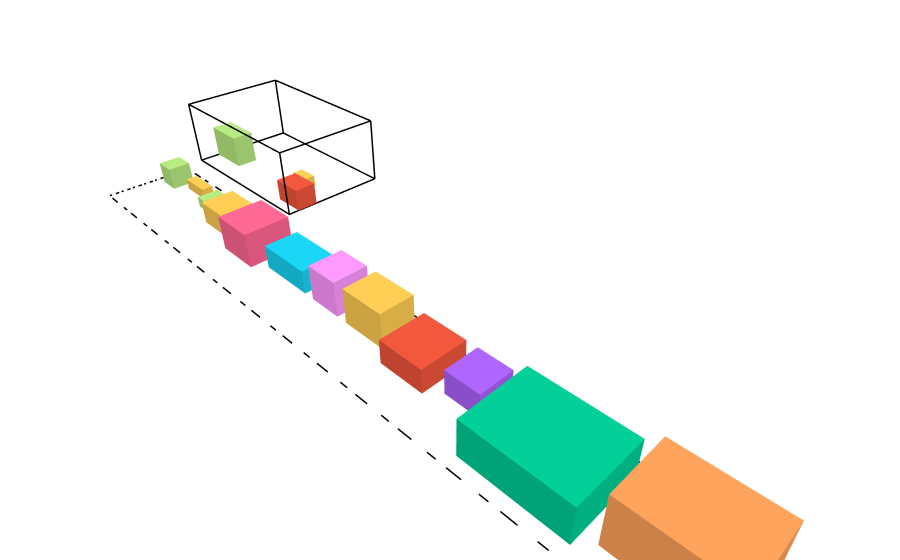

This figure's notebook cell:
### Markdown cell above
## **Pengujian 2**

Dalam pengujian kedua, akan digunakan dataset berikut dengan $1$ truk dan $19$ paket.

### Code cell
trucks_2 = [
   Truck("T1", 10, 16, 6, 250)
]
packages_2 = [
   Package("A1", 2, 2, 2, 90, 8, False, 1),
   Package("A2", 2, 3, 2, 85, 10, False, 2),
   Package("A3", 1, 3, 1, 70, 5, True, 1),
   Package("A4", 2, 2, 1, 65, 6, False, 3),
   
   Package("B1", 3, 4, 2, 100, 18, False, 4),
   Package("B2", 4, 4, 3, 110, 22, False, 2),
   Package("B3", 3, 5, 2, 95, 20, True, 3),
   Package("B4", 4, 3, 2, 85, 16, False, 5),
   Package("B5", 3, 3, 3, 90, 19, False, 1),
   
   Package("H1", 3, 4, 3, 160, 45, False, 2),
   Package("H2", 4, 4, 2, 140, 38, False, 6),
   Package("H3", 3, 3, 2, 120, 32, True, 1),
   
   Package("T1", 6, 8, 3, 35, 42, False, 7),
   Package("T2", 5, 7, 4, 30, 38, False, 6),
   
   Package("S1", 1, 1, 1, 25, 2, False, 1),
   Package("S2", 1, 2, 1, 30, 3, False, 2),
   Package("S3", 2, 1, 1, 28, 3, True, 4),
   Package("S4", 1, 1, 2, 20, 2, False, 3),
   Package("S5", 2, 2, 1, 35, 4, False, 5)
]

initial_state_2 = State(packages_2, trucks_2, init="random_feasible")
draw_state(initial_state_2)

### Figure 1 — Plotly figure (JSON) as saved in the notebook; plotly's stock layout.template omitted (floating-point values rounded to 4 significant figures)
{"data": [{"hovertemplate": "%{hovertext}<extra></extra>", "hovertext": ["<b>ID:</b> T1<br><b>Size:</b> 10x16x6<br><b>Max_Capacity:</b> 250<br>", "<b>ID:</b> T1<br><b>Size:</b> 10x16x6<br><b>Max_Capacity:</b> 250<br>", "<b>ID:</b> T1<br><b>Size:</b> 10x16x6<br><b>Max_Capacity:</b> 250<br>", "<b>ID:</b> T1<br><b>Size:</b> 10x16x6<br><b>Max_Capacity:</b> 250<br>", "<b>ID:</b> T1<br><b>Size:</b> 10x16x6<br><b>Max_Capacity:</b> 250<br>", "<b>ID:</b> T1<br><b>Size:</b> 10x16x6<br><b>Max_Capacity:</b> 250<br>", "<b>ID:</b> T1<br><b>Size:</b> 10x16x6<br><b>Max_Capacity:</b> 250<br>", "<b>ID:</b> T1<br><b>Size:</b> 10x16x6<br><b>Max_Capacity:</b> 250<br>", "<b>ID:</b> T1<br><b>Size:</b> 10x16x6<br><b>Max_Capacity:</b> 250<br>", "<b>ID:</b> T1<br><b>Size:</b> 10x16x6<br><b>Max_Capacity:</b> 250<br>", "<b>ID:</b> T1<br><b>Size:</b> 10x16x6<br><b>Max_Capacity:</b> 250<br>", "<b>ID:</b> T1<br><b>Size:</b> 10x16x6<br><b>Max_Capacity:</b> 250<br>", "<b>ID:</b> T1<br><b>Size:</b> 10x16x6<br><b>Max_Capacity:</b> 250<br>", "<b>ID:</b> T1<br><b>Size:</b> 10x16x6<br><b>Max_Capacity:</b> 250<br>", "<b>ID:</b> T1<br><b>Size:</b> 10x16x6<br><b>Max_Capacity:</b> 250<br>", "<b>ID:</b> T1<br><b>Size:</b> 10x16x6<br><b>Max_Capacity:</b> 250<br>", "<b>ID:</b> T1<br><b>Size:</b> 10x16x6<br><b>Max_Capacity:</b> 250<br>", "<b>ID:</b> T1<br><b>Size:</b> 10x16x6<br><b>Max_Capacity:</b> 250<br>", "<b>ID:</b> T1<br><b>Size:</b> 10x16x6<br><b>Max_Capacity:</b> 250<br>", "<b>ID:</b> T1<br><b>Size:</b> 10x16x6<br><b>Max_Capacity:</b> 250<br>", "<b>ID:</b> T1<br><b>Size:</b> 10x16x6<br><b>Max_Capacity:</b> 250<br>", "<b>ID:</b> T1<br><b>Size:</b> 10x16x6<br><b>Max_Capacity:</b> 250<br>", "<b>ID:</b> T1<br><b>Size:</b> 10x16x6<br><b>Max_Capacity:</b> 250<br>", "<b>ID:</b> T1<br><b>Size:</b> 10x16x6<br><b>Max_Capacity:</b> 250<br>"], "line": {"color": "black", "width": 3}, "mode": "lines", "name": "Truck T1", "showlegend": false, "type": "scatter3d", "x": [0, 10, 10, 0, 0, null, 0, 10, 10, 0, 0, null, 0, 0, null, 10, 10, null, 10, 10, null, 0, 0, null], "y": [0, 0, 16, 16, 0, null, 0, 0, 16, 16, 0, null, 0, 0, null, 0, 0, null, 16, 16, null, 16, 16, null], "z": [0, 0, 0, 0, 0, null, 6, 6, 6, 6, 6, null, 0, 6, null, 0, 6, null, 0, 6, null, 0, 6, null]}, {"alphahull": 0, "color": "#EF553B", "flatshading": true, "hovertemplate": "%{hovertext}<extra></extra>", "hovertext": ["<b>ID:</b> A2<br><b>Position:</b> (7, 13, 0)<br><b>Size:</b> 2x3x2<br><b>Value:</b> 85<br><b>Weight:</b> 10<br><b>Is_Fragile:</b> False<br><b>ETA:</b> 2", "<b>ID:</b> A2<br><b>Position:</b> (7, 13, 0)<br><b>Size:</b> 2x3x2<br><b>Value:</b> 85<br><b>Weight:</b> 10<br><b>Is_Fragile:</b> False<br><b>ETA:</b> 2", "<b>ID:</b> A2<br><b>Position:</b> (7, 13, 0)<br><b>Size:</b> 2x3x2<br><b>Value:</b> 85<br><b>Weight:</b> 10<br><b>Is_Fragile:</b> False<br><b>ETA:</b> 2", "<b>ID:</b> A2<br><b>Position:</b> (7, 13, 0)<br><b>Size:</b> 2x3x2<br><b>Value:</b> 85<br><b>Weight:</b> 10<br><b>Is_Fragile:</b> False<br><b>ETA:</b> 2", "<b>ID:</b> A2<br><b>Position:</b> (7, 13, 0)<br><b>Size:</b> 2x3x2<br><b>Value:</b> 85<br><b>Weight:</b> 10<br><b>Is_Fragile:</b> False<br><b>ETA:</b> 2", "<b>ID:</b> A2<br><b>Position:</b> (7, 13, 0)<br><b>Size:</b> 2x3x2<br><b>Value:</b> 85<br><b>Weight:</b> 10<br><b>Is_Fragile:</b> False<br><b>ETA:</b> 2", "<b>ID:</b> A2<br><b>Position:</b> (7, 13, 0)<br><b>Size:</b> 2x3x2<br><b>Value:</b> 85<br><b>Weight:</b> 10<br><b>Is_Fragile:</b> False<br><b>ETA:</b> 2", "<b>ID:</b> A2<br><b>Position:</b> (7, 13, 0)<br><b>Size:</b> 2x3x2<br><b>Value:</b> 85<br><b>Weight:</b> 10<br><b>Is_Fragile:</b> False<br><b>ETA:</b> 2"], "name": "Package A2", "opacity": 1, "showlegend": false, "type": "mesh3d", "x": [7, 9, 9, 7, 7, 9, 9, 7], "y": [13, 13, 16, 16, 13, 13, 16, 16], "z": [0, 0, 0, 0, 2, 2, 2, 2]}, {"alphahull": 0, "color": "#B6E880", "flatshading": true, "hovertemplate": "%{hovertext}<extra></extra>", "hovertext": ["<b>ID:</b> B4<br><b>Position:</b> (6, 0, 0)<br><b>Size:</b> 2x4x3<br><b>Value:</b> 85<br><b>Weight:</b> 16<br><b>Is_Fragile:</b> False<br><b>ETA:</b> 5", "<b>ID:</b> B4<br><b>Position:</b> (6, 0, 0)<br><b>Size:</b> 2x4x3<br><b>Value:</b> 85<br><b>Weight:</b> 16<br><b>Is_Fragile:</b> False<br><b>ETA:</b> 5", "<b>ID:</b> B4<br><b>Position:</b> (6, 0, 0)<br><b>Size:</b> 2x4x3<br><b>Value:</b> 85<br><b>Weight:</b> 16<br><b>Is_Fragile:</b> False<br><b>ETA:</b> 5", "<b>ID:</b> B4<br><b>Position:</b> (6, 0, 0)<br><b>Size:</b> 2x4x3<br><b>Value:</b> 85<br><b>Weight:</b> 16<br><b>Is_Fragile:</b> False<br><b>ETA:</b> 5", "<b>ID:</b> B4<br><b>Position:</b> (6, 0, 0)<br><b>Size:</b> 2x4x3<br><b>Value:</b> 85<br><b>Weight:</b> 16<br><b>Is_Fragile:</b> False<br><b>ETA:</b> 5", "<b>ID:</b> B4<br><b>Position:</b> (6, 0, 0)<br><b>Size:</b> 2x4x3<br><b>Value:</b> 85<br><b>Weight:</b> 16<br><b>Is_Fragile:</b> False<br><b>ETA:</b> 5", "<b>ID:</b> B4<br><b>Position:</b> (6, 0, 0)<br><b>Size:</b> 2x4x3<br><b>Value:</b> 85<br><b>Weight:</b> 16<br><b>Is_Fragile:</b> False<br><b>ETA:</b> 5", "<b>ID:</b> B4<br><b>Position:</b> (6, 0, 0)<br><b>Size:</b> 2x4x3<br><b>Value:</b> 85<br><b>Weight:</b> 16<br><b>Is_Fragile:</b> False<br><b>ETA:</b> 5"], "name": "Package B4", "opacity": 1, "showlegend": false, "type": "mesh3d", "x": [6, 8, 8, 6, 6, 8, 8, 6], "y": [0, 0, 4, 4, 0, 0, 4, 4], "z": [0, 0, 0, 0, 3, 3, 3, 3]}, {"alphahull": 0, "color": "#FECB52", "flatshading": true, "hovertemplate": "%{hovertext}<extra></extra>", "hovertext": ["<b>ID:</b> S3<br><b>Position:</b> (5, 11, 0)<br><b>Size:</b> 1x2x1<br><b>Value:</b> 28<br><b>Weight:</b> 3<br><b>Is_Fragile:</b> True<br><b>ETA:</b> 4", "<b>ID:</b> S3<br><b>Position:</b> (5, 11, 0)<br><b>Size:</b> 1x2x1<br><b>Value:</b> 28<br><b>Weight:</b> 3<br><b>Is_Fragile:</b> True<br><b>ETA:</b> 4", "<b>ID:</b> S3<br><b>Position:</b> (5, 11, 0)<br><b>Size:</b> 1x2x1<br><b>Value:</b> 28<br><b>Weight:</b> 3<br><b>Is_Fragile:</b> True<br><b>ETA:</b> 4", "<b>ID:</b> S3<br><b>Position:</b> (5, 11, 0)<br><b>Size:</b> 1x2x1<br><b>Value:</b> 28<br><b>Weight:</b> 3<br><b>Is_Fragile:</b> True<br><b>ETA:</b> 4", "<b>ID:</b> S3<br><b>Position:</b> (5, 11, 0)<br><b>Size:</b> 1x2x1<br><b>Value:</b> 28<br><b>Weight:</b> 3<br><b>Is_Fragile:</b> True<br><b>ETA:</b> 4", "<b>ID:</b> S3<br><b>Position:</b> (5, 11, 0)<br><b>Size:</b> 1x2x1<br><b>Value:</b> 28<br><b>Weight:</b> 3<br><b>Is_Fragile:</b> True<br><b>ETA:</b> 4", "<b>ID:</b> S3<br><b>Position:</b> (5, 11, 0)<br><b>Size:</b> 1x2x1<br><b>Value:</b> 28<br><b>Weight:</b> 3<br><b>Is_Fragile:</b> True<br><b>ETA:</b> 4", "<b>ID:</b> S3<br><b>Position:</b> (5, 11, 0)<br><b>Size:</b> 1x2x1<br><b>Value:</b> 28<br><b>Weight:</b> 3<br><b>Is_Fragile:</b> True<br><b>ETA:</b> 4"], "name": "Package S3", "opacity": 1, "showlegend": false, "type": "mesh3d", "x": [5, 6, 6, 5, 5, 6, 6, 5], "y": [11, 11, 13, 13, 11, 11, 13, 13], "z": [0, 0, 0, 0, 1, 1, 1, 1]}, {"alphahull": 0, "color": "#B6E880", "flatshading": true, "hovertemplate": "%{hovertext}<extra></extra>", "hovertext": ["<b>ID:</b> A1<br><b>Position:</b> (1.0, 1, 0)<br><b>Size:</b> 2x2x2<br><b>Value:</b> 90<br><b>Weight:</b> 8<br><b>Is_Fragile:</b> False<br><b>ETA:</b> 1", "<b>ID:</b> A1<br><b>Position:</b> (1.0, 1, 0)<br><b>Size:</b> 2x2x2<br><b>Value:</b> 90<br><b>Weight:</b> 8<br><b>Is_Fragile:</b> False<br><b>ETA:</b> 1", "<b>ID:</b> A1<br><b>Position:</b> (1.0, 1, 0)<br><b>Size:</b> 2x2x2<br><b>Value:</b> 90<br><b>Weight:</b> 8<br><b>Is_Fragile:</b> False<br><b>ETA:</b> 1", "<b>ID:</b> A1<br><b>Position:</b> (1.0, 1, 0)<br><b>Size:</b> 2x2x2<br><b>Value:</b> 90<br><b>Weight:</b> 8<br><b>Is_Fragile:</b> False<br><b>ETA:</b> 1", "<b>ID:</b> A1<br><b>Position:</b> (1.0, 1, 0)<br><b>Size:</b> 2x2x2<br><b>Value:</b> 90<br><b>Weight:</b> 8<br><b>Is_Fragile:</b> False<br><b>ETA:</b> 1", "<b>ID:</b> A1<br><b>Position:</b> (1.0, 1, 0)<br><b>Size:</b> 2x2x2<br><b>Value:</b> 90<br><b>Weight:</b> 8<br><b>Is_Fragile:</b> False<br><b>ETA:</b> 1", "<b>ID:</b> A1<br><b>Position:</b> (1.0, 1, 0)<br><b>Size:</b> 2x2x2<br><b>Value:</b> 90<br><b>Weight:</b> 8<br><b>Is_Fragile:</b> False<br><b>ETA:</b> 1", "<b>ID:</b> A1<br><b>Position:</b> (1.0, 1, 0)<br><b>Size:</b> 2x2x2<br><b>Value:</b> 90<br><b>Weight:</b> 8<br><b>Is_Fragile:</b> False<br><b>ETA:</b> 1"], "name": "Package A1", "opacity": 1, "showlegend": false, "type": "mesh3d", "x": [13, 15, 15, 13, 13, 15, 15, 13], "y": [2, 2, 4, 4, 2, 2, 4, 4], "z": [0, 0, 0, 0, 2, 2, 2, 2]}, {"alphahull": 0, "color": "#FECB52", "flatshading": true, "hovertemplate": "%{hovertext}<extra></extra>", "hovertext": ["<b>ID:</b> A3<br><b>Position:</b> (1.0, 4, 0)<br><b>Size:</b> 1x3x1<br><b>Value:</b> 70<br><b>Weight:</b> 5<br><b>Is_Fragile:</b> True<br><b>ETA:</b> 1", "<b>ID:</b> A3<br><b>Position:</b> (1.0, 4, 0)<br><b>Size:</b> 1x3x1<br><b>Value:</b> 70<br><b>Weight:</b> 5<br><b>Is_Fragile:</b> True<br><b>ETA:</b> 1", "<b>ID:</b> A3<br><b>Position:</b> (1.0, 4, 0)<br><b>Size:</b> 1x3x1<br><b>Value:</b> 70<br><b>Weight:</b> 5<br><b>Is_Fragile:</b> True<br><b>ETA:</b> 1", "<b>ID:</b> A3<br><b>Position:</b> (1.0, 4, 0)<br><b>Size:</b> 1x3x1<br><b>Value:</b> 70<br><b>Weight:</b> 5<br><b>Is_Fragile:</b> True<br><b>ETA:</b> 1", "<b>ID:</b> A3<br><b>Position:</b> (1.0, 4, 0)<br><b>Size:</b> 1x3x1<br><b>Value:</b> 70<br><b>Weight:</b> 5<br><b>Is_Fragile:</b> True<br><b>ETA:</b> 1", "<b>ID:</b> A3<br><b>Position:</b> (1.0, 4, 0)<br><b>Size:</b> 1x3x1<br><b>Value:</b> 70<br><b>Weight:</b> 5<br><b>Is_Fragile:</b> True<br><b>ETA:</b> 1", "<b>ID:</b> A3<br><b>Position:</b> (1.0, 4, 0)<br><b>Size:</b> 1x3x1<br><b>Value:</b> 70<br><b>Weight:</b> 5<br><b>Is_Fragile:</b> True<br><b>ETA:</b> 1", "<b>ID:</b> A3<br><b>Position:</b> (1.0, 4, 0)<br><b>Size:</b> 1x3x1<br><b>Value:</b> 70<br><b>Weight:</b> 5<br><b>Is_Fragile:</b> True<br><b>ETA:</b> 1"], "name": "Package A3", "opacity": 1, "showlegend": false, "type": "mesh3d", "x": [13, 14, 14, 13, 13, 14, 14, 13], "y": [5, 5, 8, 8, 5, 5, 8, 8], "z": [0, 0, 0, 0, 1, 1, 1, 1]}, {"alphahull": 0, "color": "#B6E880", "flatshading": true, "hovertemplate": "%{hovertext}<extra></extra>", "hovertext": ["<b>ID:</b> A4<br><b>Position:</b> (1.0, 8, 0)<br><b>Size:</b> 2x2x1<br><b>Value:</b> 65<br><b>Weight:</b> 6<br><b>Is_Fragile:</b> False<br><b>ETA:</b> 3", "<b>ID:</b> A4<br><b>Position:</b> (1.0, 8, 0)<br><b>Size:</b> 2x2x1<br><b>Value:</b> 65<br><b>Weight:</b> 6<br><b>Is_Fragile:</b> False<br><b>ETA:</b> 3", "<b>ID:</b> A4<br><b>Position:</b> (1.0, 8, 0)<br><b>Size:</b> 2x2x1<br><b>Value:</b> 65<br><b>Weight:</b> 6<br><b>Is_Fragile:</b> False<br><b>ETA:</b> 3", "<b>ID:</b> A4<br><b>Position:</b> (1.0, 8, 0)<br><b>Size:</b> 2x2x1<br><b>Value:</b> 65<br><b>Weight:</b> 6<br><b>Is_Fragile:</b> False<br><b>ETA:</b> 3", "<b>ID:</b> A4<br><b>Position:</b> (1.0, 8, 0)<br><b>Size:</b> 2x2x1<br><b>Value:</b> 65<br><b>Weight:</b> 6<br><b>Is_Fragile:</b> False<br><b>ETA:</b> 3", "<b>ID:</b> A4<br><b>Position:</b> (1.0, 8, 0)<br><b>Size:</b> 2x2x1<br><b>Value:</b> 65<br><b>Weight:</b> 6<br><b>Is_Fragile:</b> False<br><b>ETA:</b> 3", "<b>ID:</b> A4<br><b>Position:</b> (1.0, 8, 0)<br><b>Size:</b> 2x2x1<br><b>Value:</b> 65<br><b>Weight:</b> 6<br><b>Is_Fragile:</b> False<br><b>ETA:</b> 3", "<b>ID:</b> A4<br><b>Position:</b> (1.0, 8, 0)<br><b>Size:</b> 2x2x1<br><b>Value:</b> 65<br><b>Weight:</b> 6<br><b>Is_Fragile:</b> False<br><b>ETA:</b> 3"], "name": "Package A4", "opacity": 1, "showlegend": false, "type": "mesh3d", "x": [13, 15, 15, 13, 13, 15, 15, 13], "y": [9, 9, 11, 11, 9, 9, 11, 11], "z": [0, 0, 0, 0, 1, 1, 1, 1]}, {"alphahull": 0, "color": "#FECB52", "flatshading": true, "hovertemplate": "%{hovertext}<extra></extra>", "hovertext": ["<b>ID:</b> B1<br><b>Position:</b> (1.0, 11, 0)<br><b>Size:</b> 3x4x2<br><b>Value:</b> 100<br><b>Weight:</b> 18<br><b>Is_Fragile:</b> False<br><b>ETA:</b> 4", "<b>ID:</b> B1<br><b>Position:</b> (1.0, 11, 0)<br><b>Size:</b> 3x4x2<br><b>Value:</b> 100<br><b>Weight:</b> 18<br><b>Is_Fragile:</b> False<br><b>ETA:</b> 4", "<b>ID:</b> B1<br><b>Position:</b> (1.0, 11, 0)<br><b>Size:</b> 3x4x2<br><b>Value:</b> 100<br><b>Weight:</b> 18<br><b>Is_Fragile:</b> False<br><b>ETA:</b> 4", "<b>ID:</b> B1<br><b>Position:</b> (1.0, 11, 0)<br><b>Size:</b> 3x4x2<br><b>Value:</b> 100<br><b>Weight:</b> 18<br><b>Is_Fragile:</b> False<br><b>ETA:</b> 4", "<b>ID:</b> B1<br><b>Position:</b> (1.0, 11, 0)<br><b>Size:</b> 3x4x2<br><b>Value:</b> 100<br><b>Weight:</b> 18<br><b>Is_Fragile:</b> False<br><b>ETA:</b> 4", "<b>ID:</b> B1<br><b>Position:</b> (1.0, 11, 0)<br><b>Size:</b> 3x4x2<br><b>Value:</b> 100<br><b>Weight:</b> 18<br><b>Is_Fragile:</b> False<br><b>ETA:</b> 4", "<b>ID:</b> B1<br><b>Position:</b> (1.0, 11, 0)<br><b>Size:</b> 3x4x2<br><b>Value:</b> 100<br><b>Weight:</b> 18<br><b>Is_Fragile:</b> False<br><b>ETA:</b> 4", "<b>ID:</b> B1<br><b>Position:</b> (1.0, 11, 0)<br><b>Size:</b> 3x4x2<br><b>Value:</b> 100<br><b>Weight:</b> 18<br><b>Is_Fragile:</b> False<br><b>ETA:</b> 4"], "name": "Package B1", "opacity": 1, "showlegend": false, "type": "mesh3d", "x": [13, 16, 16, 13, 13, 16, 16, 13], "y": [12, 12, 16, 16, 12, 12, 16, 16], "z": [0, 0, 0, 0, 2, 2, 2, 2]}, {"alphahull": 0, "color": "#FF6692", "flatshading": true, "hovertemplate": "%{hovertext}<extra></extra>", "hovertext": ["<b>ID:</b> B2<br><b>Position:</b> (1.0, 16, 0)<br><b>Size:</b> 4x4x3<br><b>Value:</b> 110<br><b>Weight:</b> 22<br><b>Is_Fragile:</b> False<br><b>ETA:</b> 2", "<b>ID:</b> B2<br><b>Position:</b> (1.0, 16, 0)<br><b>Size:</b> 4x4x3<br><b>Value:</b> 110<br><b>Weight:</b> 22<br><b>Is_Fragile:</b> False<br><b>ETA:</b> 2", "<b>ID:</b> B2<br><b>Position:</b> (1.0, 16, 0)<br><b>Size:</b> 4x4x3<br><b>Value:</b> 110<br><b>Weight:</b> 22<br><b>Is_Fragile:</b> False<br><b>ETA:</b> 2", "<b>ID:</b> B2<br><b>Position:</b> (1.0, 16, 0)<br><b>Size:</b> 4x4x3<br><b>Value:</b> 110<br><b>Weight:</b> 22<br><b>Is_Fragile:</b> False<br><b>ETA:</b> 2", "<b>ID:</b> B2<br><b>Position:</b> (1.0, 16, 0)<br><b>Size:</b> 4x4x3<br><b>Value:</b> 110<br><b>Weight:</b> 22<br><b>Is_Fragile:</b> False<br><b>ETA:</b> 2", "<b>ID:</b> B2<br><b>Position:</b> (1.0, 16, 0)<br><b>Size:</b> 4x4x3<br><b>Value:</b> 110<br><b>Weight:</b> 22<br><b>Is_Fragile:</b> False<br><b>ETA:</b> 2", "<b>ID:</b> B2<br><b>Position:</b> (1.0, 16, 0)<br><b>Size:</b> 4x4x3<br><b>Value:</b> 110<br><b>Weight:</b> 22<br><b>Is_Fragile:</b> False<br><b>ETA:</b> 2", "<b>ID:</b> B2<br><b>Position:</b> (1.0, 16, 0)<br><b>Size:</b> 4x4x3<br><b>Value:</b> 110<br><b>Weight:</b> 22<br><b>Is_Fragile:</b> False<br><b>ETA:</b> 2"], "name": "Package B2", "opacity": 1, "showlegend": false, "type": "mesh3d", "x": [13, 17, 17, 13, 13, 17, 17, 13], "y": [17, 17, 21, 21, 17, 17, 21, 21], "z": [0, 0, 0, 0, 3, 3, 3, 3]}, {"alphahull": 0, "color": "#19D3F3", "flatshading": true, "hovertemplate": "%{hovertext}<extra></extra>", "hovertext": ["<b>ID:</b> B3<br><b>Position:</b> (1.0, 21, 0)<br><b>Size:</b> 3x5x2<br><b>Value:</b> 95<br><b>Weight:</b> 20<br><b>Is_Fragile:</b> True<br><b>ETA:</b> 3", "<b>ID:</b> B3<br><b>Position:</b> (1.0, 21, 0)<br><b>Size:</b> 3x5x2<br><b>Value:</b> 95<br><b>Weight:</b> 20<br><b>Is_Fragile:</b> True<br><b>ETA:</b> 3", "<b>ID:</b> B3<br><b>Position:</b> (1.0, 21, 0)<br><b>Size:</b> 3x5x2<br><b>Value:</b> 95<br><b>Weight:</b> 20<br><b>Is_Fragile:</b> True<br><b>ETA:</b> 3", "<b>ID:</b> B3<br><b>Position:</b> (1.0, 21, 0)<br><b>Size:</b> 3x5x2<br><b>Value:</b> 95<br><b>Weight:</b> 20<br><b>Is_Fragile:</b> True<br><b>ETA:</b> 3", "<b>ID:</b> B3<br><b>Position:</b> (1.0, 21, 0)<br><b>Size:</b> 3x5x2<br><b>Value:</b> 95<br><b>Weight:</b> 20<br><b>Is_Fragile:</b> True<br><b>ETA:</b> 3", "<b>ID:</b> B3<br><b>Position:</b> (1.0, 21, 0)<br><b>Size:</b> 3x5x2<br><b>Value:</b> 95<br><b>Weight:</b> 20<br><b>Is_Fragile:</b> True<br><b>ETA:</b> 3", "<b>ID:</b> B3<br><b>Position:</b> (1.0, 21, 0)<br><b>Size:</b> 3x5x2<br><b>Value:</b> 95<br><b>Weight:</b> 20<br><b>Is_Fragile:</b> True<br><b>ETA:</b> 3", "<b>ID:</b> B3<br><b>Position:</b> (1.0, 21, 0)<br><b>Size:</b> 3x5x2<br><b>Value:</b> 95<br><b>Weight:</b> 20<br><b>Is_Fragile:</b> True<br><b>ETA:</b> 3"], "name": "Package B3", "opacity": 1, "showlegend": false, "type": "mesh3d", "x": [13, 16, 16, 13, 13, 16, 16, 13], "y": [22, 22, 27, 27, 22, 22, 27, 27], "z": [0, 0, 0, 0, 2, 2, 2, 2]}, {"alphahull": 0, "color": "#FF97FF", "flatshading": true, "hovertemplate": "%{hovertext}<extra></extra>", "hovertext": ["<b>ID:</b> B5<br><b>Position:</b> (1.0, 27, 0)<br><b>Size:</b> 3x3x3<br><b>Value:</b> 90<br><b>Weight:</b> 19<br><b>Is_Fragile:</b> False<br><b>ETA:</b> 1", "<b>ID:</b> B5<br><b>Position:</b> (1.0, 27, 0)<br><b>Size:</b> 3x3x3<br><b>Value:</b> 90<br><b>Weight:</b> 19<br><b>Is_Fragile:</b> False<br><b>ETA:</b> 1", "<b>ID:</b> B5<br><b>Position:</b> (1.0, 27, 0)<br><b>Size:</b> 3x3x3<br><b>Value:</b> 90<br><b>Weight:</b> 19<br><b>Is_Fragile:</b> False<br><b>ETA:</b> 1", "<b>ID:</b> B5<br><b>Position:</b> (1.0, 27, 0)<br><b>Size:</b> 3x3x3<br><b>Value:</b> 90<br><b>Weight:</b> 19<br><b>Is_Fragile:</b> False<br><b>ETA:</b> 1", "<b>ID:</b> B5<br><b>Position:</b> (1.0, 27, 0)<br><b>Size:</b> 3x3x3<br><b>Value:</b> 90<br><b>Weight:</b> 19<br><b>Is_Fragile:</b> False<br><b>ETA:</b> 1", "<b>ID:</b> B5<br><b>Position:</b> (1.0, 27, 0)<br><b>Size:</b> 3x3x3<br><b>Value:</b> 90<br><b>Weight:</b> 19<br><b>Is_Fragile:</b> False<br><b>ETA:</b> 1", "<b>ID:</b> B5<br><b>Position:</b> (1.0, 27, 0)<br><b>Size:</b> 3x3x3<br><b>Value:</b> 90<br><b>Weight:</b> 19<br><b>Is_Fragile:</b> False<br><b>ETA:</b> 1", "<b>ID:</b> B5<br><b>Position:</b> (1.0, 27, 0)<br><b>Size:</b> 3x3x3<br><b>Value:</b> 90<br><b>Weight:</b> 19<br><b>Is_Fragile:</b> False<br><b>ETA:</b> 1"], "name": "Package B5", "opacity": 1, "showlegend": false, "type": "mesh3d", "x": [13, 16, 16, 13, 13, 16, 16, 13], "y": [28, 28, 31, 31, 28, 28, 31, 31], "z": [0, 0, 0, 0, 3, 3, 3, 3]}, {"alphahull": 0, "color": "#FECB52", "flatshading": true, "hovertemplate": "%{hovertext}<extra></extra>", "hovertext": ["<b>ID:</b> H1<br><b>Position:</b> (1.0, 31, 0)<br><b>Size:</b> 3x4x3<br><b>Value:</b> 160<br><b>Weight:</b> 45<br><b>Is_Fragile:</b> False<br><b>ETA:</b> 2", "<b>ID:</b> H1<br><b>Position:</b> (1.0, 31, 0)<br><b>Size:</b> 3x4x3<br><b>Value:</b> 160<br><b>Weight:</b> 45<br><b>Is_Fragile:</b> False<br><b>ETA:</b> 2", "<b>ID:</b> H1<br><b>Position:</b> (1.0, 31, 0)<br><b>Size:</b> 3x4x3<br><b>Value:</b> 160<br><b>Weight:</b> 45<br><b>Is_Fragile:</b> False<br><b>ETA:</b> 2", "<b>ID:</b> H1<br><b>Position:</b> (1.0, 31, 0)<br><b>Size:</b> 3x4x3<br><b>Value:</b> 160<br><b>Weight:</b> 45<br><b>Is_Fragile:</b> False<br><b>ETA:</b> 2", "<b>ID:</b> H1<br><b>Position:</b> (1.0, 31, 0)<br><b>Size:</b> 3x4x3<br><b>Value:</b> 160<br><b>Weight:</b> 45<br><b>Is_Fragile:</b> False<br><b>ETA:</b> 2", "<b>ID:</b> H1<br><b>Position:</b> (1.0, 31, 0)<br><b>Size:</b> 3x4x3<br><b>Value:</b> 160<br><b>Weight:</b> 45<br><b>Is_Fragile:</b> False<br><b>ETA:</b> 2", "<b>ID:</b> H1<br><b>Position:</b> (1.0, 31, 0)<br><b>Size:</b> 3x4x3<br><b>Value:</b> 160<br><b>Weight:</b> 45<br><b>Is_Fragile:</b> False<br><b>ETA:</b> 2", "<b>ID:</b> H1<br><b>Position:</b> (1.0, 31, 0)<br><b>Size:</b> 3x4x3<br><b>Value:</b> 160<br><b>Weight:</b> 45<br><b>Is_Fragile:</b> False<br><b>ETA:</b> 2"], "name": "Package H1", "opacity": 1, "showlegend": false, "type": "mesh3d", "x": [13, 16, 16, 13, 13, 16, 16, 13], "y": [32, 32, 36, 36, 32, 32, 36, 36], "z": [0, 0, 0, 0, 3, 3, 3, 3]}, {"alphahull": 0, "color": "#EF553B", "flatshading": true, "hovertemplate": "%{hovertext}<extra></extra>", "hovertext": ["<b>ID:</b> H2<br><b>Position:</b> (1.0, 36, 0)<br><b>Size:</b> 4x4x2<br><b>Value:</b> 140<br><b>Weight:</b> 38<br><b>Is_Fragile:</b> False<br><b>ETA:</b> 6", "<b>ID:</b> H2<br><b>Position:</b> (1.0, 36, 0)<br><b>Size:</b> 4x4x2<br><b>Value:</b> 140<br><b>Weight:</b> 38<br><b>Is_Fragile:</b> False<br><b>ETA:</b> 6", "<b>ID:</b> H2<br><b>Position:</b> (1.0, 36, 0)<br><b>Size:</b> 4x4x2<br><b>Value:</b> 140<br><b>Weight:</b> 38<br><b>Is_Fragile:</b> False<br><b>ETA:</b> 6", "<b>ID:</b> H2<br><b>Position:</b> (1.0, 36, 0)<br><b>Size:</b> 4x4x2<br><b>Value:</b> 140<br><b>Weight:</b> 38<br><b>Is_Fragile:</b> False<br><b>ETA:</b> 6", "<b>ID:</b> H2<br><b>Position:</b> (1.0, 36, 0)<br><b>Size:</b> 4x4x2<br><b>Value:</b> 140<br><b>Weight:</b> 38<br><b>Is_Fragile:</b> False<br><b>ETA:</b> 6", "<b>ID:</b> H2<br><b>Position:</b> (1.0, 36, 0)<br><b>Size:</b> 4x4x2<br><b>Value:</b> 140<br><b>Weight:</b> 38<br><b>Is_Fragile:</b> False<br><b>ETA:</b> 6", "<b>ID:</b> H2<br><b>Position:</b> (1.0, 36, 0)<br><b>Size:</b> 4x4x2<br><b>Value:</b> 140<br><b>Weight:</b> 38<br><b>Is_Fragile:</b> False<br><b>ETA:</b> 6", "<b>ID:</b> H2<br><b>Position:</b> (1.0, 36, 0)<br><b>Size:</b> 4x4x2<br><b>Value:</b> 140<br><b>Weight:</b> 38<br><b>Is_Fragile:</b> False<br><b>ETA:</b> 6"], "name": "Package H2", "opacity": 1, "showlegend": false, "type": "mesh3d", "x": [13, 17, 17, 13, 13, 17, 17, 13], "y": [37, 37, 41, 41, 37, 37, 41, 41], "z": [0, 0, 0, 0, 2, 2, 2, 2]}, {"alphahull": 0, "color": "#AB63FA", "flatshading": true, "hovertemplate": "%{hovertext}<extra></extra>", "hovertext": ["<b>ID:</b> H3<br><b>Position:</b> (1.0, 41, 0)<br><b>Size:</b> 3x3x2<br><b>Value:</b> 120<br><b>Weight:</b> 32<br><b>Is_Fragile:</b> True<br><b>ETA:</b> 1", "<b>ID:</b> H3<br><b>Position:</b> (1.0, 41, 0)<br><b>Size:</b> 3x3x2<br><b>Value:</b> 120<br><b>Weight:</b> 32<br><b>Is_Fragile:</b> True<br><b>ETA:</b> 1", "<b>ID:</b> H3<br><b>Position:</b> (1.0, 41, 0)<br><b>Size:</b> 3x3x2<br><b>Value:</b> 120<br><b>Weight:</b> 32<br><b>Is_Fragile:</b> True<br><b>ETA:</b> 1", "<b>ID:</b> H3<br><b>Position:</b> (1.0, 41, 0)<br><b>Size:</b> 3x3x2<br><b>Value:</b> 120<br><b>Weight:</b> 32<br><b>Is_Fragile:</b> True<br><b>ETA:</b> 1", "<b>ID:</b> H3<br><b>Position:</b> (1.0, 41, 0)<br><b>Size:</b> 3x3x2<br><b>Value:</b> 120<br><b>Weight:</b> 32<br><b>Is_Fragile:</b> True<br><b>ETA:</b> 1", "<b>ID:</b> H3<br><b>Position:</b> (1.0, 41, 0)<br><b>Size:</b> 3x3x2<br><b>Value:</b> 120<br><b>Weight:</b> 32<br><b>Is_Fragile:</b> True<br><b>ETA:</b> 1", "<b>ID:</b> H3<br><b>Position:</b> (1.0, 41, 0)<br><b>Size:</b> 3x3x2<br><b>Value:</b> 120<br><b>Weight:</b> 32<br><b>Is_Fragile:</b> True<br><b>ETA:</b> 1", "<b>ID:</b> H3<br><b>Position:</b> (1.0, 41, 0)<br><b>Size:</b> 3x3x2<br><b>Value:</b> 120<br><b>Weight:</b> 32<br><b>Is_Fragile:</b> True<br><b>ETA:</b> 1"], "name": "Package H3", "opacity": 1, "showlegend": false, "type": "mesh3d", "x": [13, 16, 16, 13, 13, 16, 16, 13], "y": [42, 42, 45, 45, 42, 42, 45, 45], "z": [0, 0, 0, 0, 2, 2, 2, 2]}, {"alphahull": 0, "color": "#00CC96", "flatshading": true, "hovertemplate": "%{hovertext}<extra></extra>", "hovertext": ["<b>ID:</b> T1<br><b>Position:</b> (1.0, 45, 0)<br><b>Size:</b> 6x8x3<br><b>Value:</b> 35<br><b>Weight:</b> 42<br><b>Is_Fragile:</b> False<br><b>ETA:</b> 7", "<b>ID:</b> T1<br><b>Position:</b> (1.0, 45, 0)<br><b>Size:</b> 6x8x3<br><b>Value:</b> 35<br><b>Weight:</b> 42<br><b>Is_Fragile:</b> False<br><b>ETA:</b> 7", "<b>ID:</b> T1<br><b>Position:</b> (1.0, 45, 0)<br><b>Size:</b> 6x8x3<br><b>Value:</b> 35<br><b>Weight:</b> 42<br><b>Is_Fragile:</b> False<br><b>ETA:</b> 7", "<b>ID:</b> T1<br><b>Position:</b> (1.0, 45, 0)<br><b>Size:</b> 6x8x3<br><b>Value:</b> 35<br><b>Weight:</b> 42<br><b>Is_Fragile:</b> False<br><b>ETA:</b> 7", "<b>ID:</b> T1<br><b>Position:</b> (1.0, 45, 0)<br><b>Size:</b> 6x8x3<br><b>Value:</b> 35<br><b>Weight:</b> 42<br><b>Is_Fragile:</b> False<br><b>ETA:</b> 7", "<b>ID:</b> T1<br><b>Position:</b> (1.0, 45, 0)<br><b>Size:</b> 6x8x3<br><b>Value:</b> 35<br><b>Weight:</b> 42<br><b>Is_Fragile:</b> False<br><b>ETA:</b> 7", "<b>ID:</b> T1<br><b>Position:</b> (1.0, 45, 0)<br><b>Size:</b> 6x8x3<br><b>Value:</b> 35<br><b>Weight:</b> 42<br><b>Is_Fragile:</b> False<br><b>ETA:</b> 7", "<b>ID:</b> T1<br><b>Position:</b> (1.0, 45, 0)<br><b>Size:</b> 6x8x3<br><b>Value:</b> 35<br><b>Weight:</b> 42<br><b>Is_Fragile:</b> False<br><b>ETA:</b> 7"], "name": "Package T1", "opacity": 1, "showlegend": false, "type": "mesh3d", "x": [13, 19, 19, 13, 13, 19, 19, 13], "y": [46, 46, 54, 54, 46, 46, 54, 54], "z": [0, 0, 0, 0, 3, 3, 3, 3]}, {"alphahull": 0, "color": "#FFA15A", "flatshading": true, "hovertemplate": "%{hovertext}<extra></extra>", "hovertext": ["<b>ID:</b> T2<br><b>Position:</b> (1.0, 54, 0)<br><b>Size:</b> 5x7x4<br><b>Value:</b> 30<br><b>Weight:</b> 38<br><b>Is_Fragile:</b> False<br><b>ETA:</b> 6", "<b>ID:</b> T2<br><b>Position:</b> (1.0, 54, 0)<br><b>Size:</b> 5x7x4<br><b>Value:</b> 30<br><b>Weight:</b> 38<br><b>Is_Fragile:</b> False<br><b>ETA:</b> 6", "<b>ID:</b> T2<br><b>Position:</b> (1.0, 54, 0)<br><b>Size:</b> 5x7x4<br><b>Value:</b> 30<br><b>Weight:</b> 38<br><b>Is_Fragile:</b> False<br><b>ETA:</b> 6", "<b>ID:</b> T2<br><b>Position:</b> (1.0, 54, 0)<br><b>Size:</b> 5x7x4<br><b>Value:</b> 30<br><b>Weight:</b> 38<br><b>Is_Fragile:</b> False<br><b>ETA:</b> 6", "<b>ID:</b> T2<br><b>Position:</b> (1.0, 54, 0)<br><b>Size:</b> 5x7x4<br><b>Value:</b> 30<br><b>Weight:</b> 38<br><b>Is_Fragile:</b> False<br><b>ETA:</b> 6", "<b>ID:</b> T2<br><b>Position:</b> (1.0, 54, 0)<br><b>Size:</b> 5x7x4<br><b>Value:</b> 30<br><b>Weight:</b> 38<br><b>Is_Fragile:</b> False<br><b>ETA:</b> 6", "<b>ID:</b> T2<br><b>Position:</b> (1.0, 54, 0)<br><b>Size:</b> 5x7x4<br><b>Value:</b> 30<br><b>Weight:</b> 38<br><b>Is_Fragile:</b> False<br><b>ETA:</b> 6", "<b>ID:</b> T2<br><b>Position:</b> (1.0, 54, 0)<br><b>Size:</b> 5x7x4<br><b>Value:</b> 30<br><b>Weight:</b> 38<br><b>Is_Fragile:</b> False<br><b>ETA:</b> 6"], "name": "Package T2", "opacity": 1, "showlegend": false, "type": "mesh3d", "x": [13, 18, 18, 13, 13, 18, 18, 13], "y": [55, 55, 62, 62, 55, 55, 62, 62], "z": [0, 0, 0, 0, 4, 4, 4, 4]}, {"alphahull": 0, "color": "#FF6692", "flatshading": true, "hovertemplate": "%{hovertext}<extra></extra>", "hovertext": ["<b>ID:</b> S1<br><b>Position:</b> (1.0, 62, 0)<br><b>Size:</b> 1x1x1<br><b>Value:</b> 25<br><b>Weight:</b> 2<br><b>Is_Fragile:</b> False<br><b>ETA:</b> 1", "<b>ID:</b> S1<br><b>Position:</b> (1.0, 62, 0)<br><b>Size:</b> 1x1x1<br><b>Value:</b> 25<br><b>Weight:</b> 2<br><b>Is_Fragile:</b> False<br><b>ETA:</b> 1", "<b>ID:</b> S1<br><b>Position:</b> (1.0, 62, 0)<br><b>Size:</b> 1x1x1<br><b>Value:</b> 25<br><b>Weight:</b> 2<br><b>Is_Fragile:</b> False<br><b>ETA:</b> 1", "<b>ID:</b> S1<br><b>Position:</b> (1.0, 62, 0)<br><b>Size:</b> 1x1x1<br><b>Value:</b> 25<br><b>Weight:</b> 2<br><b>Is_Fragile:</b> False<br><b>ETA:</b> 1", "<b>ID:</b> S1<br><b>Position:</b> (1.0, 62, 0)<br><b>Size:</b> 1x1x1<br><b>Value:</b> 25<br><b>Weight:</b> 2<br><b>Is_Fragile:</b> False<br><b>ETA:</b> 1", "<b>ID:</b> S1<br><b>Position:</b> (1.0, 62, 0)<br><b>Size:</b> 1x1x1<br><b>Value:</b> 25<br><b>Weight:</b> 2<br><b>Is_Fragile:</b> False<br><b>ETA:</b> 1", "<b>ID:</b> S1<br><b>Position:</b> (1.0, 62, 0)<br><b>Size:</b> 1x1x1<br><b>Value:</b> 25<br><b>Weight:</b> 2<br><b>Is_Fragile:</b> False<br><b>ETA:</b> 1", "<b>ID:</b> S1<br><b>Position:</b> (1.0, 62, 0)<br><b>Size:</b> 1x1x1<br><b>Value:</b> 25<br><b>Weight:</b> 2<br><b>Is_Fragile:</b> False<br><b>ETA:</b> 1"], "name": "Package S1", "opacity": 1, "showlegend": false, "type": "mesh3d", "x": [13, 14, 14, 13, 13, 14, 14, 13], "y": [63, 63, 64, 64, 63, 63, 64, 64], "z": [0, 0, 0, 0, 1, 1, 1, 1]}, {"alphahull": 0, "color": "#636EFA", "flatshading": true, "hovertemplate": "%{hovertext}<extra></extra>", "hovertext": ["<b>ID:</b> S2<br><b>Position:</b> (1.0, 64, 0)<br><b>Size:</b> 1x2x1<br><b>Value:</b> 30<br><b>Weight:</b> 3<br><b>Is_Fragile:</b> False<br><b>ETA:</b> 2", "<b>ID:</b> S2<br><b>Position:</b> (1.0, 64, 0)<br><b>Size:</b> 1x2x1<br><b>Value:</b> 30<br><b>Weight:</b> 3<br><b>Is_Fragile:</b> False<br><b>ETA:</b> 2", "<b>ID:</b> S2<br><b>Position:</b> (1.0, 64, 0)<br><b>Size:</b> 1x2x1<br><b>Value:</b> 30<br><b>Weight:</b> 3<br><b>Is_Fragile:</b> False<br><b>ETA:</b> 2", "<b>ID:</b> S2<br><b>Position:</b> (1.0, 64, 0)<br><b>Size:</b> 1x2x1<br><b>Value:</b> 30<br><b>Weight:</b> 3<br><b>Is_Fragile:</b> False<br><b>ETA:</b> 2", "<b>ID:</b> S2<br><b>Position:</b> (1.0, 64, 0)<br><b>Size:</b> 1x2x1<br><b>Value:</b> 30<br><b>Weight:</b> 3<br><b>Is_Fragile:</b> False<br><b>ETA:</b> 2", "<b>ID:</b> S2<br><b>Position:</b> (1.0, 64, 0)<br><b>Size:</b> 1x2x1<br><b>Value:</b> 30<br><b>Weight:</b> 3<br><b>Is_Fragile:</b> False<br><b>ETA:</b> 2", "<b>ID:</b> S2<br><b>Position:</b> (1.0, 64, 0)<br><b>Size:</b> 1x2x1<br><b>Value:</b> 30<br><b>Weight:</b> 3<br><b>Is_Fragile:</b> False<br><b>ETA:</b> 2", "<b>ID:</b> S2<br><b>Position:</b> (1.0, 64, 0)<br><b>Size:</b> 1x2x1<br><b>Value:</b> 30<br><b>Weight:</b> 3<br><b>Is_Fragile:</b> False<br><b>ETA:</b> 2"], "name": "Package S2", "opacity": 1, "showlegend": false, "type": "mesh3d", "x": [13, 14, 14, 13, 13, 14, 14, 13], "y": [65, 65, 67, 67, 65, 65, 67, 67], "z": [0, 0, 0, 0, 1, 1, 1, 1]}, {"alphahull": 0, "color": "#00CC96", "flatshading": true, "hovertemplate": "%{hovertext}<extra></extra>", "hovertext": ["<b>ID:</b> S4<br><b>Position:</b> (1.0, 67, 0)<br><b>Size:</b> 1x1x2<br><b>Value:</b> 20<br><b>Weight:</b> 2<br><b>Is_Fragile:</b> False<br><b>ETA:</b> 3", "<b>ID:</b> S4<br><b>Position:</b> (1.0, 67, 0)<br><b>Size:</b> 1x1x2<br><b>Value:</b> 20<br><b>Weight:</b> 2<br><b>Is_Fragile:</b> False<br><b>ETA:</b> 3", "<b>ID:</b> S4<br><b>Position:</b> (1.0, 67, 0)<br><b>Size:</b> 1x1x2<br><b>Value:</b> 20<br><b>Weight:</b> 2<br><b>Is_Fragile:</b> False<br><b>ETA:</b> 3", "<b>ID:</b> S4<br><b>Position:</b> (1.0, 67, 0)<br><b>Size:</b> 1x1x2<br><b>Value:</b> 20<br><b>Weight:</b> 2<br><b>Is_Fragile:</b> False<br><b>ETA:</b> 3", "<b>ID:</b> S4<br><b>Position:</b> (1.0, 67, 0)<br><b>Size:</b> 1x1x2<br><b>Value:</b> 20<br><b>Weight:</b> 2<br><b>Is_Fragile:</b> False<br><b>ETA:</b> 3", "<b>ID:</b> S4<br><b>Position:</b> (1.0, 67, 0)<br><b>Size:</b> 1x1x2<br><b>Value:</b> 20<br><b>Weight:</b> 2<br><b>Is_Fragile:</b> False<br><b>ETA:</b> 3", "<b>ID:</b> S4<br><b>Position:</b> (1.0, 67, 0)<br><b>Size:</b> 1x1x2<br><b>Value:</b> 20<br><b>Weight:</b> 2<br><b>Is_Fragile:</b> False<br><b>ETA:</b> 3", "<b>ID:</b> S4<br><b>Position:</b> (1.0, 67, 0)<br><b>Size:</b> 1x1x2<br><b>Value:</b> 20<br><b>Weight:</b> 2<br><b>Is_Fragile:</b> False<br><b>ETA:</b> 3"], "name": "Package S4", "opacity": 1, "showlegend": false, "type": "mesh3d", "x": [13, 14, 14, 13, 13, 14, 14, 13], "y": [68, 68, 69, 69, 68, 68, 69, 69], "z": [0, 0, 0, 0, 2, 2, 2, 2]}, {"alphahull": 0, "color": "#00CC96", "flatshading": true, "hovertemplate": "%{hovertext}<extra></extra>", "hovertext": ["<b>ID:</b> S5<br><b>Position:</b> (1.0, 69, 0)<br><b>Size:</b> 2x2x1<br><b>Value:</b> 35<br><b>Weight:</b> 4<br><b>Is_Fragile:</b> False<br><b>ETA:</b> 5", "<b>ID:</b> S5<br><b>Position:</b> (1.0, 69, 0)<br><b>Size:</b> 2x2x1<br><b>Value:</b> 35<br><b>Weight:</b> 4<br><b>Is_Fragile:</b> False<br><b>ETA:</b> 5", "<b>ID:</b> S5<br><b>Position:</b> (1.0, 69, 0)<br><b>Size:</b> 2x2x1<br><b>Value:</b> 35<br><b>Weight:</b> 4<br><b>Is_Fragile:</b> False<br><b>ETA:</b> 5", "<b>ID:</b> S5<br><b>Position:</b> (1.0, 69, 0)<br><b>Size:</b> 2x2x1<br><b>Value:</b> 35<br><b>Weight:</b> 4<br><b>Is_Fragile:</b> False<br><b>ETA:</b> 5", "<b>ID:</b> S5<br><b>Position:</b> (1.0, 69, 0)<br><b>Size:</b> 2x2x1<br><b>Value:</b> 35<br><b>Weight:</b> 4<br><b>Is_Fragile:</b> False<br><b>ETA:</b> 5", "<b>ID:</b> S5<br><b>Position:</b> (1.0, 69, 0)<br><b>Size:</b> 2x2x1<br><b>Value:</b> 35<br><b>Weight:</b> 4<br><b>Is_Fragile:</b> False<br><b>ETA:</b> 5", "<b>ID:</b> S5<br><b>Position:</b> (1.0, 69, 0)<br><b>Size:</b> 2x2x1<br><b>Value:</b> 35<br><b>Weight:</b> 4<br><b>Is_Fragile:</b> False<br><b>ETA:</b> 5", "<b>ID:</b> S5<br><b>Position:</b> (1.0, 69, 0)<br><b>Size:</b> 2x2x1<br><b>Value:</b> 35<br><b>Weight:</b> 4<br><b>Is_Fragile:</b> False<br><b>ETA:</b> 5"], "name": "Package S5", "opacity": 1, "showlegend": false, "type": "mesh3d", "x": [13, 15, 15, 13, 13, 15, 15, 13], "y": [70, 70, 72, 72, 70, 70, 72, 72], "z": [0, 0, 0, 0, 1, 1, 1, 1]}, {"line": {"color": "black", "dash": "dashdot", "width": 3}, "mode": "lines", "name": "Unassigned Area", "showlegend": false, "type": "scatter3d", "x": [12, 20, 20, 12, 12], "y": [1, 1, 73, 73, 1], "z": [0, 0, 0, 0, 0]}], "layout": {"margin": {"b": 0, "l": 0, "pad": 0, "r": 0, "t": 0}, "scene": {"aspectmode": "data", "xaxis": {"showbackground": false, "showgrid": false, "showticklabels": false, "ticks": "", "title": {"text": ""}, "zeroline": false}, "yaxis": {"showbackground": false, "showgrid": false, "showticklabels": false, "ticks": "", "title": {"text": ""}, "zeroline": false}, "zaxis": {"showbackground": false, "showgrid": false, "showticklabels": false, "ticks": "", "title": {"text": ""}, "zeroline": false}}}}
